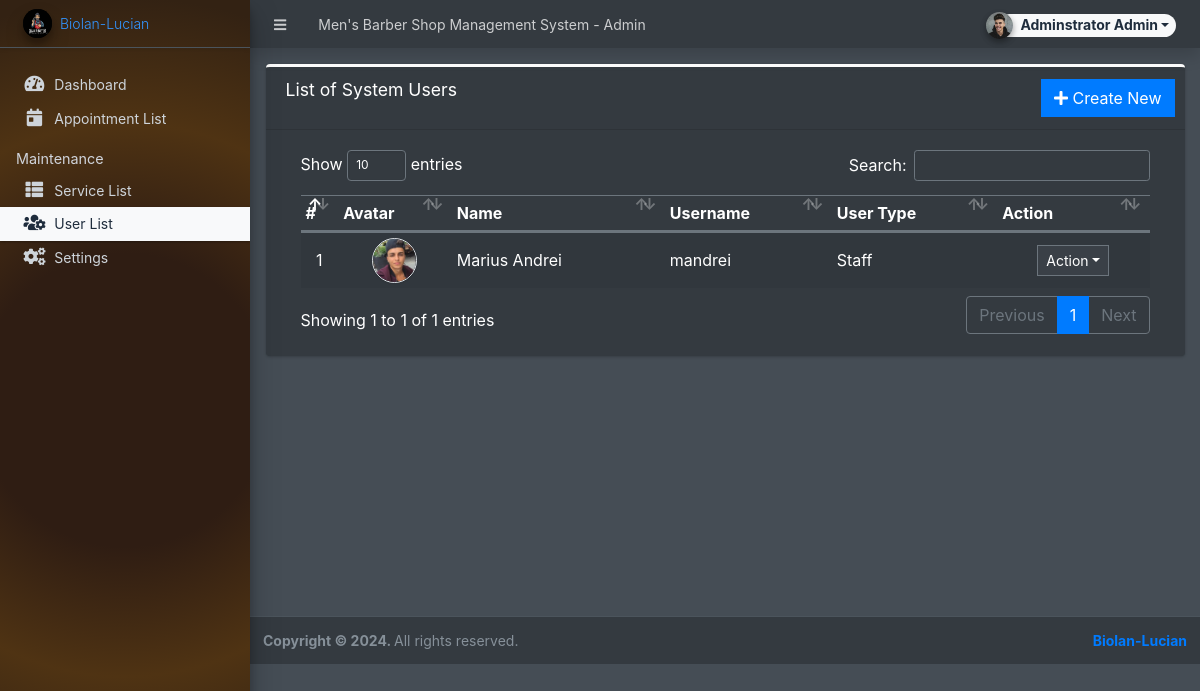
Page /admin/?page=user/list (signed in) on the committed database.
### tables this page shows
CREATE TABLE `users` (
  `id` int(50) NOT NULL,
  `firstname` varchar(250) NOT NULL,
  `middlename` text DEFAULT NULL,
  `lastname` varchar(250) NOT NULL,
  `username` text NOT NULL,
  `password` text NOT NULL,
  `avatar` text DEFAULT NULL,
  `last_login` datetime DEFAULT NULL,
  `type` tinyint(1) NOT NULL DEFAULT 0,
  `status` int(1) NOT NULL DEFAULT 1 COMMENT '0=not verified, 1 = verified',
  `date_added` datetime NOT NULL DEFAULT current_timestamp(),
  `date_updated` datetime DEFAULT NULL ON UPDATE current_timestamp()
);

### config.php (called while the page is built, shortened)
<?php
function validate_image($file){
    if(!empty($file)){
        $ex = explode('?', $file);
        $file = $ex[0];
        $param = isset($ex[1]) ? '?'.$ex[1] : '';
        if(is_file(base_app.$file)){
            return base_url.$file.$param;
        } else {
            return base_url.'dist/img/no-image-available.png';
        }
    } else {
        return base_url.'dist/img/no-image-available.png';
    }
}
?>

### admin/user/list.php (the view, shortened to what this page needs)
<div class="card card-outline card-primary">
	<div class="card-header">
		<h3 class="card-title">List of System Users</h3>
		<div class="card-tools">
			<a href="?page=user/manage_user" class="btn btn-flat btn-primary"><span class="fas fa-plus"></span>  Create New</a>
		</div>
	</div>
	<div class="card-body">
		<div class="container-fluid">
        <div class="container-fluid">
			<table class="table table-hover table-striped">
				<!-- <colgroup>
					<col width="5%">
					<col width="10%">
					<col width="20%">
					<col width="20%">
					<col width="15%">
					<col width="15%">
					<col width="10%">
				</colgroup> -->
				<thead>
					<tr>
						<th>#</th>
						<th>Avatar</th>
						<th>Name</th>
						<th>Username</th>
						<th>User Type</th>
						<th>Action</th>
					</tr>
				</thead>
				<tbody>
					<?php
						$i = 1;
						$qry = $conn->query("SELECT *,concat(firstname,' ',lastname) as name from `users` where id != '1' order by concat(firstname,' ',lastname) asc ");
						while($row = $qry->fetch_assoc()):
					?>
						<tr>
							<td class="text-center"><?php echo $i++; ?></td>
							<td class="text-center"><img src="<?php echo validate_image($row['avatar']) ?>" class="img-avatar img-thumbnail p-0 border-2" alt="user_avatar"></td>
							<td><?php echo ucwords($row['name']) ?></td>
							<td ><p class="m-0 truncate-1"><?php echo $row['username'] ?></p></td>
							<td ><p class="m-0"><?php echo ($row['type'] == 1 )? "Adminstrator" : "Staff" ?></p></td>
							<td align="center">
								 <button type="button" class="btn btn-flat btn-default btn-sm dropdown-toggle dropdown-icon" data-toggle="dropdown">
				                  		Action
				                  </button>
							</td>
						</tr>
					<?php endwhile; ?>
				</tbody>
			</table>
		</div>
		</div>
	</div>
</div>

### admin/user/list.php (style rules this page uses)
.img-avatar { width:45px; height:45px; object-fit:cover; object-position:center center; border-radius:100%; }

### rows in the picture
users: avatar (picture), name "Marius Andrei", username "mandrei", type "Staff"

### other values in the picture
$_settings->info('name') "Men's Barber Shop Management System"
$_settings->userdata('firstname').' '.$_settings->userdata('lastname') "Adminstrator Admin"
$_settings->info('short_name') "Biolan-Lucian"
